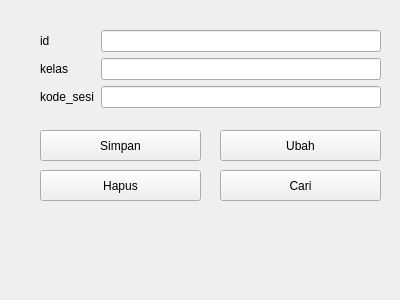
<?xml version="1.0" encoding="UTF-8"?>
<ui version="4.0">
 <class>Form</class>
 <widget class="QWidget" name="Form">
  <property name="geometry">
   <rect>
    <x>0</x>
    <y>0</y>
    <width>400</width>
    <height>300</height>
   </rect>
  </property>
  <property name="windowTitle">
   <string>Form</string>
  </property>
  <widget class="QPushButton" name="btnSimpan">
   <property name="geometry">
    <rect>
     <x>40</x>
     <y>130</y>
     <width>161</width>
     <height>31</height>
    </rect>
   </property>
   <property name="text">
    <string>Simpan</string>
   </property>
  </widget>
  <widget class="QPushButton" name="btnUbah">
   <property name="geometry">
    <rect>
     <x>220</x>
     <y>130</y>
     <width>161</width>
     <height>31</height>
    </rect>
   </property>
   <property name="text">
    <string>Ubah</string>
   </property>
  </widget>
  <widget class="QPushButton" name="btnCari">
   <property name="geometry">
    <rect>
     <x>220</x>
     <y>170</y>
     <width>161</width>
     <height>31</height>
    </rect>
   </property>
   <property name="text">
    <string>Cari</string>
   </property>
  </widget>
  <widget class="QPushButton" name="btnHapus">
   <property name="geometry">
    <rect>
     <x>40</x>
     <y>170</y>
     <width>161</width>
     <height>31</height>
    </rect>
   </property>
   <property name="text">
    <string>Hapus</string>
   </property>
  </widget>
  <widget class="QWidget" name="formLayoutWidget">
   <property name="geometry">
    <rect>
     <x>40</x>
     <y>30</y>
     <width>341</width>
     <height>81</height>
    </rect>
   </property>
   <layout class="QFormLayout" name="formLayout">
    <item row="0" column="0">
     <widget class="QLabel" name="idLabel">
      <property name="text">
       <string>id </string>
      </property>
     </widget>
    </item>
    <item row="0" column="1">
     <widget class="QLineEdit" name="idLineEdit"/>
    </item>
    <item row="1" column="0">
     <widget class="QLabel" name="kelasLabel">
      <property name="text">
       <string>kelas</string>
      </property>
     </widget>
    </item>
    <item row="1" column="1">
     <widget class="QLineEdit" name="kelasLineEdit"/>
    </item>
    <item row="2" column="0">
     <widget class="QLabel" name="kode_sesiLabel">
      <property name="text">
       <string>kode_sesi</string>
      </property>
     </widget>
    </item>
    <item row="2" column="1">
     <widget class="QLineEdit" name="kode_sesiLineEdit"/>
    </item>
   </layout>
  </widget>
 </widget>
 <resources/>
 <connections/>
</ui>
